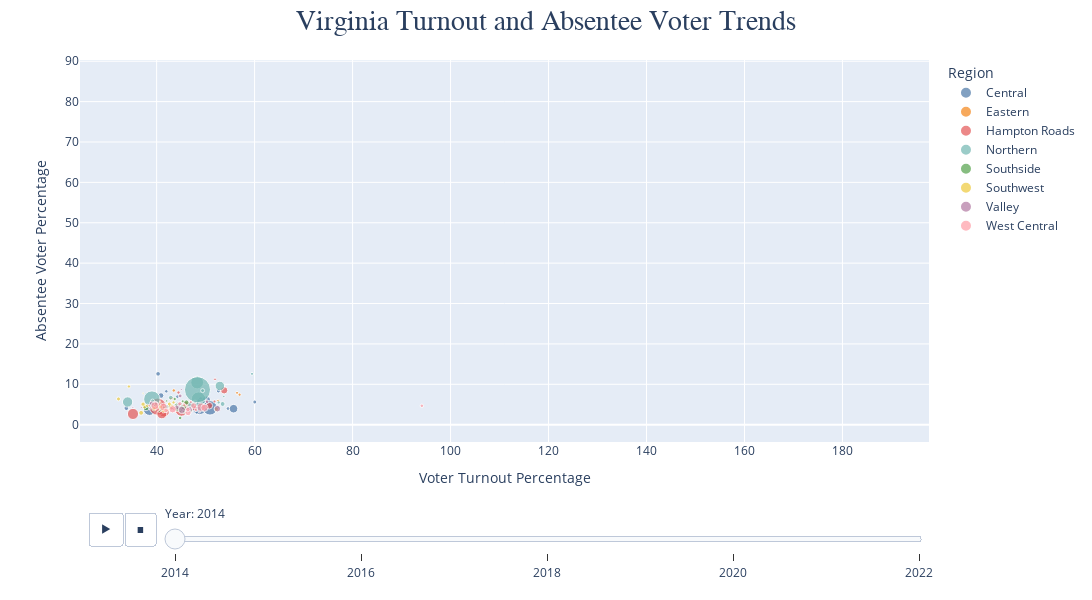

The notebook cell saved with this chart:
### Code cell
df = pd.read_csv('election_data.csv')
df.rename(columns={'region': 'Region'}, inplace=True)
df['pct_absentee'] = (df['absentee_ballots']/df['TotalVoteTurnout'])*100
df['pct_turnout'] = (df['TotalVoteTurnout']/df['ActiveRegisteredVoters'])*100
df = df.sort_values(by='year') #the animation frame was generating in the wrong order, this fixes it
df = df.replace([np.inf, -np.inf], np.nan).dropna(subset=['pct_turnout'])
df['Region'] = df['Region'].replace({'eastern': 'Eastern', 'northern': 'Northern', 'central':'Central', 'valley':'Valley','hampton_roads':'Hampton Roads', 'southside':'Southside', 'southwest':'Southwest', 'west_central':'West Central'})

min_x,max_x = df['pct_turnout'].min(), df['pct_turnout'].max()
min_y,max_y = df['pct_absentee'].min(), df['pct_absentee'].max()
min_x = min_x - 0.05*(max_x - min_x)
min_y = min_y - 0.05*(max_y - min_y)
max_x = max_x + 0.05*(max_x - min_x)
max_y = max_y + 0.05*(max_y - min_y)

fig = px.scatter(df, x='pct_turnout', y='pct_absentee',
                 color='Region',
                 color_discrete_sequence=px.colors.qualitative.T10,
                 size='TotalRegisteredVoters', size_max=20,
                 hover_name='locality',
                 hover_data={'Region': False, 'year': False},
                 labels={'pct_absentee': 'Absentee Voter Percentage', 'pct_turnout': 'Voter Turnout Percentage'},
                 animation_frame='year',
                 range_x=[min_x, max_x], range_y=[min_y, max_y],
                 height=600, width = 1100,
                 category_orders={'Region': sorted(df['Region'].unique())}
)
fig.update_traces(hovertemplate='<br>'.join([
    '%{hovertext}',
    'Turnout: %{x:.2f}%',
    'Absentee: %{y:.2f}%',
    'Total Registered Voters: %{marker.size}',
    '<extra></extra>'
]))

fig.update_layout(
    sliders=[{"currentvalue": {"prefix": "Year: ",'xanchor':'left'}}],
    title = {'text': 'Virginia Turnout and Absentee Voter Trends', 'font': {'size': 28, 'family': 'Arial'}, 'x':0.5, 'xanchor':'center'})
fig.write_html('bubble.html')
fig.write_image('bubbble.png')
fig.show()

### Figure 1 — Plotly figure (JSON) as saved in the notebook; plotly's stock layout.template omitted (floating-point values rounded to 4 significant figures)
{"data": [{"customdata": [["Central", 2014], ["Central", 2014], ["Central", 2014], ["Central", 2014], ["Central", 2014], ["Central", 2014], ["Central", 2014], ["Central", 2014], ["Central", 2014], ["Central", 2014], ["Central", 2014], ["Central", 2014], ["Central", 2014], ["Central", 2014], ["Central", 2014], ["Central", 2014], ["Central", 2014], ["Central", 2014], ["Central", 2014], ["Central", 2014], ["Central", 2014], ["Central", 2014], ["Central", 2014], ["Central", 2014]], "hovertemplate": "%{hovertext}<br>Turnout: %{x:.2f}%<br>Absentee: %{y:.2f}%<br>Total Registered Voters: %{marker.size}<br><extra></extra>", "hovertext": ["POWHATAN COUNTY", "PETERSBURG CITY", "ORANGE COUNTY", "NEW KENT COUNTY", "NELSON COUNTY", "MADISON COUNTY", "LOUISA COUNTY", "RICHMOND CITY", "PRINCE GEORGE COUNTY", "COLONIAL HEIGHTS CITY", "CHESTERFIELD COUNTY", "CHARLOTTESVILLE CITY", "CHARLES CITY COUNTY", "CAROLINE COUNTY", "AMELIA COUNTY", "KING WILLIAM COUNTY", "ALBEMARLE COUNTY", "HOPEWELL CITY", "HENRICO COUNTY", "HANOVER COUNTY", "GREENE COUNTY", "GOOCHLAND COUNTY", "DINWIDDIE COUNTY", "FLUVANNA COUNTY"], "legendgroup": "Central", "marker": {"color": "#4C78A8", "size": [19341, 21473, 22492, 13722, 10799, 8838, 22046, 149693, 23892, 12013, 223348, 32273, 5316, 18825, 8781, 11188, 71889, 13580, 207109, 72143, 12322, 16134, 23031, 16882], "sizemode": "area", "sizeref": 1970.0, "symbol": "circle"}, "mode": "markers", "name": "Central", "orientation": "v", "showlegend": true, "type": "scatter", "x": [52.35, 40.3, 46.95, 54.58, 51.09, 49.29, 49.0, 38.55, 42.5, 41.97, 48.7, 40.89, 49.25, 43.65, 48.59, 48.17, 50.12, 40.29, 50.89, 55.71, 44.25, 60.04, 33.83, 52.61], "xaxis": "x", "y": [4.28, 12.58, 5.288, 3.994, 4.706, 5.57, 6.321, 3.812, 4.478, 8.256, 4.342, 7.211, 7.637, 4.542, 6.007, 3.046, 6.032, 5.003, 4.167, 3.958, 6.943, 5.614, 4.116, 8.369], "yaxis": "y"}, {"customdata": [["Eastern", 2014], ["Eastern", 2014], ["Eastern", 2014], ["Eastern", 2014], ["Eastern", 2014], ["Eastern", 2014], ["Eastern", 2014], ["Eastern", 2014], ["Eastern", 2014]], "hovertemplate": "%{hovertext}<br>Turnout: %{x:.2f}%<br>Absentee: %{y:.2f}%<br>Total Registered Voters: %{marker.size}<br><extra></extra>", "hovertext": ["ACCOMACK COUNTY", "NORTHUMBERLAND COUNTY", "NORTHAMPTON COUNTY", "MIDDLESEX COUNTY", "WESTMORELAND COUNTY", "RICHMOND COUNTY", "LANCASTER COUNTY", "KING & QUEEN COUNTY", "ESSEX COUNTY"], "legendgroup": "Eastern", "marker": {"color": "#F58518", "size": [23578, 9504, 8886, 7775, 11841, 4923, 8628, 4805, 7505], "sizemode": "area", "sizeref": 1970.0, "symbol": "circle"}, "mode": "markers", "name": "Eastern", "orientation": "v", "showlegend": true, "type": "scatter", "x": [45.21, 56.94, 43.23, 52.55, 43.51, 44.89, 56.42, 47.54, 42.85], "xaxis": "x", "y": [4.777, 7.43, 6.513, 5.942, 8.472, 3.486, 7.877, 4.966, 6.424], "yaxis": "y"}, {"customdata": [["Hampton Roads", 2014], ["Hampton Roads", 2014], ["Hampton Roads", 2014], ["Hampton Roads", 2014], ["Hampton Roads", 2014], ["Hampton Roads", 2014], ["Hampton Roads", 2014], ["Hampton Roads", 2014], ["Hampton Roads", 2014], ["Hampton Roads", 2014], ["Hampton Roads", 2014], ["Hampton Roads", 2014], ["Hampton Roads", 2014], ["Hampton Roads", 2014], ["Hampton Roads", 2014]], "hovertemplate": "%{hovertext}<br>Turnout: %{x:.2f}%<br>Absentee: %{y:.2f}%<br>Total Registered Voters: %{marker.size}<br><extra></extra>", "hovertext": ["PORTSMOUTH CITY", "POQUOSON CITY", "NORFOLK CITY", "NEWPORT NEWS CITY", "MATHEWS COUNTY", "YORK COUNTY", "WILLIAMSBURG CITY", "VIRGINIA BEACH CITY", "SURRY COUNTY", "SUFFOLK CITY", "CHESAPEAKE CITY", "JAMES CITY COUNTY", "ISLE OF WIGHT COUNTY", "GLOUCESTER COUNTY", "HAMPTON CITY"], "legendgroup": "Hampton Roads", "marker": {"color": "#E45756", "size": [62174, 8749, 115939, 123257, 6913, 44991, 10817, 290090, 5451, 57366, 149335, 53088, 26720, 25889, 97231], "sizemode": "area", "sizeref": 1970.0, "symbol": "circle"}, "mode": "markers", "name": "Hampton Roads", "orientation": "v", "showlegend": true, "type": "scatter", "x": [44.3, 51.81, 41.49, 35.17, 51.92, 50.74, 44.46, 40.21, 50.21, 45.95, 45.04, 53.79, 47.77, 45.02, 41.06], "xaxis": "x", "y": [3.877, 5.741, 3.255, 2.659, 11.24, 4.707, 7.961, 4.461, 5.801, 4.836, 3.617, 8.511, 4.066, 3.995, 2.674], "yaxis": "y"}, {"customdata": [["Northern", 2014], ["Northern", 2014], ["Northern", 2014], ["Northern", 2014], ["Northern", 2014], ["Northern", 2014], ["Northern", 2014], ["Northern", 2014], ["Northern", 2014], ["Northern", 2014], ["Northern", 2014], ["Northern", 2014], ["Northern", 2014], ["Northern", 2014], ["Northern", 2014], ["Northern", 2014], ["Northern", 2014]], "hovertemplate": "%{hovertext}<br>Turnout: %{x:.2f}%<br>Absentee: %{y:.2f}%<br>Total Registered Voters: %{marker.size}<br><extra></extra>", "hovertext": ["MANASSAS CITY", "LOUDOUN COUNTY", "PRINCE WILLIAM COUNTY", "WARREN COUNTY", "SPOTSYLVANIA COUNTY", "RAPPAHANNOCK COUNTY", "STAFFORD COUNTY", "KING GEORGE COUNTY", "CULPEPER COUNTY", "CLARKE COUNTY", "ARLINGTON COUNTY", "ALEXANDRIA CITY", "FAIRFAX COUNTY", "FALLS CHURCH CITY", "FAIRFAX CITY", "FREDERICKSBURG CITY", "FAUQUIER COUNTY"], "legendgroup": "Northern", "marker": {"color": "#72B7B2", "size": [21654, 205444, 268188, 24293, 104912, 5699, 83075, 15289, 23720, 10080, 161844, 89436, 668313, 9304, 15496, 16129, 47265], "sizemode": "area", "sizeref": 1970.0, "symbol": "circle"}, "mode": "markers", "name": "Northern", "orientation": "v", "showlegend": true, "type": "scatter", "x": [42.89, 48.55, 39.04, 41.98, 34.08, 53.71, 44.59, 47.82, 53.47, 52.67, 48.28, 52.91, 48.34, 59.47, 49.39, 39.17, 47.01], "xaxis": "x", "y": [6.694, 6.314, 6.326, 4.389, 5.62, 6.971, 4.526, 5.598, 5.129, 5.503, 10.45, 9.595, 8.65, 12.58, 8.442, 5.845, 4.899], "yaxis": "y"}, {"customdata": [["Southside", 2014], ["Southside", 2014], ["Southside", 2014], ["Southside", 2014], ["Southside", 2014], ["Southside", 2014], ["Southside", 2014], ["Southside", 2014], ["Southside", 2014], ["Southside", 2014], ["Southside", 2014], ["Southside", 2014], ["Southside", 2014], ["Southside", 2014], ["Southside", 2014], ["Southside", 2014], ["Southside", 2014], ["Southside", 2014], ["Southside", 2014]], "hovertemplate": "%{hovertext}<br>Turnout: %{x:.2f}%<br>Absentee: %{y:.2f}%<br>Total Registered Voters: %{marker.size}<br><extra></extra>", "hovertext": ["PITTSYLVANIA COUNTY", "PATRICK COUNTY", "NOTTOWAY COUNTY", "MECKLENBURG COUNTY", "MARTINSVILLE CITY", "LUNENBURG COUNTY", "PRINCE EDWARD COUNTY", "SUSSEX COUNTY", "SOUTHAMPTON COUNTY", "CHARLOTTE COUNTY", "CUMBERLAND COUNTY", "BUCKINGHAM COUNTY", "BRUNSWICK COUNTY", "DANVILLE CITY", "HENRY COUNTY", "HALIFAX COUNTY", "GREENSVILLE COUNTY", "EMPORIA CITY", "FRANKLIN CITY"], "legendgroup": "Southside", "marker": {"color": "#54A24B", "size": [42120, 12070, 9100, 21733, 8841, 7854, 13775, 7095, 12316, 8286, 6793, 10006, 10900, 26440, 38192, 23542, 6626, 3791, 5720], "sizemode": "area", "sizeref": 1970.0, "symbol": "circle"}, "mode": "markers", "name": "Southside", "orientation": "v", "showlegend": true, "type": "scatter", "x": [45.56, 44.04, 45.36, 39.78, 45.34, 45.07, 40.96, 45.65, 44.8, 47.04, 44.87, 41.45, 43.69, 46.09, 37.84, 44.19, 45.5, 40.58, 42.06], "xaxis": "x", "y": [4.248, 4.877, 4.026, 4.987, 5.794, 3.548, 3.724, 3.029, 1.668, 3.424, 3.218, 4.25, 6.355, 5.496, 4.219, 3.819, 3.235, 3.235, 5.882], "yaxis": "y"}, {"customdata": [["Southwest", 2014], ["Southwest", 2014], ["Southwest", 2014], ["Southwest", 2014], ["Southwest", 2014], ["Southwest", 2014], ["Southwest", 2014], ["Southwest", 2014], ["Southwest", 2014], ["Southwest", 2014], ["Southwest", 2014], ["Southwest", 2014], ["Southwest", 2014], ["Southwest", 2014], ["Southwest", 2014], ["Southwest", 2014]], "hovertemplate": "%{hovertext}<br>Turnout: %{x:.2f}%<br>Absentee: %{y:.2f}%<br>Total Registered Voters: %{marker.size}<br><extra></extra>", "hovertext": ["NORTON CITY", "WYTHE COUNTY", "WISE COUNTY", "WASHINGTON COUNTY", "TAZEWELL COUNTY", "LEE COUNTY", "SMYTH COUNTY", "SCOTT COUNTY", "RUSSELL COUNTY", "CARROLL COUNTY", "BRISTOL CITY", "BLAND COUNTY", "BUCHANAN COUNTY", "DICKENSON COUNTY", "GRAYSON COUNTY", "GALAX CITY"], "legendgroup": "Southwest", "marker": {"color": "#EECA3B", "size": [2372, 18601, 23333, 35328, 19979, 15422, 19245, 15391, 18386, 18666, 11493, 4599, 15856, 10862, 10436, 3720], "sizemode": "area", "sizeref": 1970.0, "symbol": "circle"}, "mode": "markers", "name": "Southwest", "orientation": "v", "showlegend": true, "type": "scatter", "x": [37.24, 41.45, 36.84, 42.96, 52.2, 42.6, 39.47, 37.53, 37.23, 40.77, 38.09, 42.16, 32.22, 34.35, 43.45, 40.7], "xaxis": "x", "y": [7.749, 3.462, 2.929, 4.426, 3.838, 5.118, 3.924, 4.424, 5.082, 4.381, 4.663, 3.531, 6.369, 9.456, 5.505, 5.543], "yaxis": "y"}, {"customdata": [["Valley", 2014], ["Valley", 2014], ["Valley", 2014], ["Valley", 2014], ["Valley", 2014], ["Valley", 2014], ["Valley", 2014], ["Valley", 2014], ["Valley", 2014], ["Valley", 2014], ["Valley", 2014], ["Valley", 2014], ["Valley", 2014], ["Valley", 2014], ["Valley", 2014], ["Valley", 2014]], "hovertemplate": "%{hovertext}<br>Turnout: %{x:.2f}%<br>Absentee: %{y:.2f}%<br>Total Registered Voters: %{marker.size}<br><extra></extra>", "hovertext": ["PAGE COUNTY", "LEXINGTON CITY", "WINCHESTER CITY", "WAYNESBORO CITY", "STAUNTON CITY", "SHENANDOAH COUNTY", "ROCKINGHAM COUNTY", "ROCKBRIDGE COUNTY", "COVINGTON CITY", "BUENA VISTA CITY", "BATH COUNTY", "AUGUSTA COUNTY", "ALLEGHANY COUNTY", "HIGHLAND COUNTY", "HARRISONBURG CITY", "FREDERICK COUNTY"], "legendgroup": "Valley", "marker": {"color": "#B279A2", "size": [15184, 3928, 15044, 12225, 15370, 26971, 41670, 13849, 3698, 3905, 3249, 45371, 10312, 1745, 25040, 52906], "sizemode": "area", "sizeref": 1970.0, "symbol": "circle"}, "mode": "markers", "name": "Valley", "orientation": "v", "showlegend": true, "type": "scatter", "x": [39.86, 45.04, 44.8, 43.43, 44.55, 44.1, 52.4, 50.31, 36.86, 35.15, 38.59, 46.61, 43.07, 53.67, 39.05, 45.15], "xaxis": "x", "y": [5.262, 8.69, 7.12, 3.969, 4.991, 4.222, 3.944, 5.675, 4.255, 4.294, 3.963, 3.721, 4.029, 5.857, 5.242, 3.659], "yaxis": "y"}, {"customdata": [["West Central", 2014], ["West Central", 2014], ["West Central", 2014], ["West Central", 2014], ["West Central", 2014], ["West Central", 2014], ["West Central", 2014], ["West Central", 2014], ["West Central", 2014], ["West Central", 2014], ["West Central", 2014], ["West Central", 2014], ["West Central", 2014], ["West Central", 2014], ["West Central", 2014], ["West Central", 2014]], "hovertemplate": "%{hovertext}<br>Turnout: %{x:.2f}%<br>Absentee: %{y:.2f}%<br>Total Registered Voters: %{marker.size}<br><extra></extra>", "hovertext": ["MONTGOMERY COUNTY", "LYNCHBURG CITY", "PULASKI COUNTY", "RADFORD CITY", "SALEM CITY", "ROANOKE COUNTY", "ROANOKE CITY", "CRAIG COUNTY", "CAMPBELL COUNTY", "BOTETOURT COUNTY", "BEDFORD COUNTY", "APPOMATTOX COUNTY", "AMHERST COUNTY", "GILES COUNTY", "FLOYD COUNTY", "FRANKLIN COUNTY"], "legendgroup": "West Central", "marker": {"color": "#FF9DA6", "size": [58927, 53774, 21193, 7890, 16674, 66969, 60972, 3518, 35790, 12413, 52973, 10328, 20112, 11228, 10426, 35287], "sizemode": "area", "sizeref": 1970.0, "symbol": "circle"}, "mode": "markers", "name": "West Central", "orientation": "v", "showlegend": true, "type": "scatter", "x": [41.4, 43.27, 41.92, 38.51, 44.75, 49.1, 39.65, 48.76, 46.43, 94.14, 49.78, 48.03, 46.39, 45.64, 46.97, 47.57], "xaxis": "x", "y": [4.364, 3.82, 3.531, 4.699, 5.198, 4.337, 4.682, 3.125, 2.957, 4.677, 4.177, 3.608, 3.747, 4.84, 5.616, 4.695], "yaxis": "y"}], "layout": {"height": 600, "legend": {"itemsizing": "constant", "title": {"text": "Region"}, "tracegroupgap": 0}, "margin": {"t": 60}, "sliders": [{"active": 0, "currentvalue": {"prefix": "Year: ", "xanchor": "left"}, "len": 0.9, "pad": {"b": 10, "t": 60}, "steps": [{"args": [["2014"], {"frame": {"duration": 0, "redraw": false}, "fromcurrent": true, "mode": "immediate", "transition": {"duration": 0, "easing": "linear"}}], "label": "2014", "method": "animate"}, {"args": [["2016"], {"frame": {"duration": 0, "redraw": false}, "fromcurrent": true, "mode": "immediate", "transition": {"duration": 0, "easing": "linear"}}], "label": "2016", "method": "animate"}, {"args": [["2018"], {"frame": {"duration": 0, "redraw": false}, "fromcurrent": true, "mode": "immediate", "transition": {"duration": 0, "easing": "linear"}}], "label": "2018", "method": "animate"}, {"args": [["2020"], {"frame": {"duration": 0, "redraw": false}, "fromcurrent": true, "mode": "immediate", "transition": {"duration": 0, "easing": "linear"}}], "label": "2020", "method": "animate"}, {"args": [["2022"], {"frame": {"duration": 0, "redraw": false}, "fromcurrent": true, "mode": "immediate", "transition": {"duration": 0, "easing": "linear"}}], "label": "2022", "method": "animate"}], "x": 0.1, "xanchor": "left", "y": 0, "yanchor": "top"}], "title": {"font": {"family": "Arial", "size": 28}, "text": "Virginia Turnout and Absentee Voter Trends", "x": 0.5, "xanchor": "center"}, "updatemenus": [{"buttons": [{"args": [null, {"frame": {"duration": 500, "redraw": false}, "fromcurrent": true, "mode": "immediate", "transition": {"duration": 500, "easing": "linear"}}], "label": "&#9654;", "method": "animate"}, {"args": [[null], {"frame": {"duration": 0, "redraw": false}, "fromcurrent": true, "mode": "immediate", "transition": {"duration": 0, "easing": "linear"}}], "label": "&#9724;", "method": "animate"}], "direction": "left", "pad": {"r": 10, "t": 70}, "showactive": false, "type": "buttons", "x": 0.1, "xanchor": "right", "y": 0, "yanchor": "top"}], "width": 1100, "xaxis": {"anchor": "y", "domain": [0, 1], "range": [24.36, 197.7], "title": {"text": "Voter Turnout Percentage"}, "type": "linear"}, "yaxis": {"anchor": "x", "domain": [0, 1], "range": [-4.29, 90.3], "title": {"text": "Absentee Voter Percentage"}, "type": "linear"}}}
